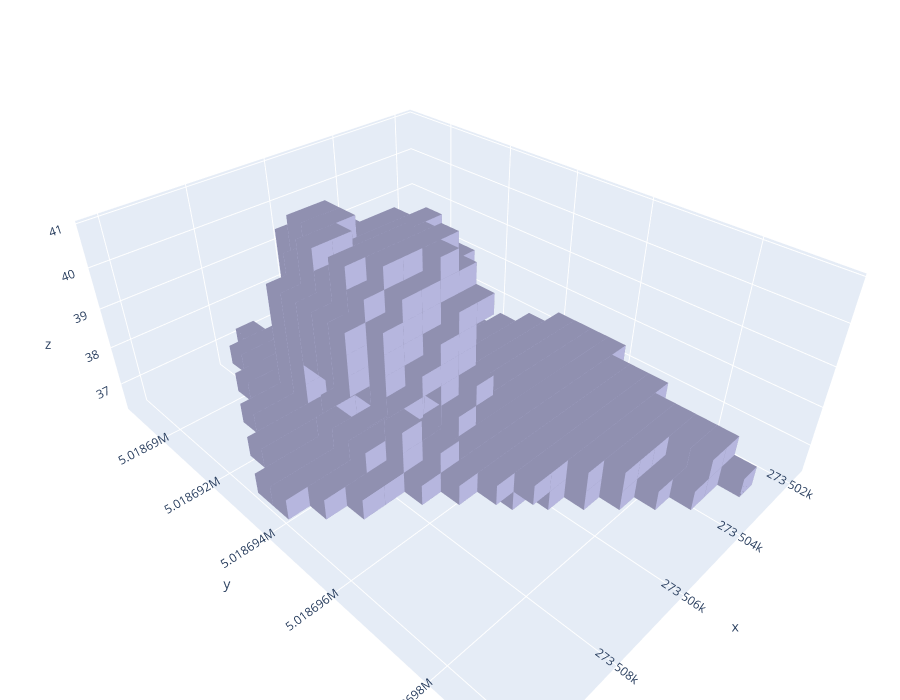

Notebook code for this chart:
### Markdown cell above
Voxmesh even if it's not ideal for volume aprox.

### Code cell
import open3d as o3d
import numpy as np

def voxelgrid_to_cubes(voxel_grid, cube_size):
    voxels = voxel_grid.get_voxels()
    centers = np.array([
        voxel_grid.get_voxel_center_coordinate(v.grid_index)
        for v in voxels
    ])

    cube_list = []

    for v, center in zip(voxels, centers):
        cube = o3d.geometry.TriangleMesh.create_box(width=cube_size,
                                                    height=cube_size,
                                                    depth=cube_size)
        cube.translate(center - np.array([cube_size/2,
                                          cube_size/2,
                                          cube_size/2]))

        #Use voxel if has a color
        if hasattr(v, "color") and v.color is not None:
            cube.paint_uniform_color(v.color)
        else:
            cube.paint_uniform_color([0.6, 0.6, 0.6])

        cube_list.append(cube)

    # Connect all cubes in geometry
    full_mesh = o3d.geometry.TriangleMesh()
    for mesh in cube_list:
        full_mesh += mesh

    full_mesh.compute_vertex_normals()
    return full_mesh


cube_size = 0.5   # minimal voxel distance 
mesh = voxelgrid_to_cubes(voxel_grid, cube_size)

#o3d.visualization.draw(mesh)


def o3d_mesh_to_plotly(mesh, color=(150, 150, 150)):
    # Extract vertices and triangles
    verts = np.asarray(mesh.vertices)
    tris = np.asarray(mesh.triangles)

    # Convert color to RGB (0-255)
    r, g, b = color
    color_str = f"rgb({r},{g},{b})"

    # Create Plotly Mesh3D
    fig = go.Figure(data=[
        go.Mesh3d(
            x=verts[:, 0],
            y=verts[:, 1],
            z=verts[:, 2],
            i=tris[:, 0],
            j=tris[:, 1],
            k=tris[:, 2],
            color=color_str,
            opacity=1.0,
            flatshading=True
        )
    ])

    fig.update_layout(
        scene=dict(aspectmode="data"),
        width=900,
        height=700,
        margin=dict(l=0, r=0, t=0, b=0)
    )

    fig.show()

o3d_mesh_to_plotly(mesh, color=(180, 180, 220))
N = len(voxel_grid.get_voxels())
print(N)
print(vsize)
volume = N * (vsize ** 3)
print("Volume (m³):", volume)

### Figure 1 — Plotly figure (JSON) as saved in the notebook; plotly's stock layout.template omitted (floating-point values rounded to 4 significant figures; data arrays with more than 128 entries replaced by an {"elided": "..."} marker saying what was removed)
{"data": [{"color": "rgb(180,180,220)", "flatshading": true, "i": {"elided": "7248 int values"}, "j": {"elided": "7248 int values"}, "k": {"elided": "7248 int values"}, "opacity": 1, "type": "mesh3d", "x": {"elided": "4832 float values"}, "y": {"elided": "4832 float values"}, "z": {"elided": "4832 float values"}}], "layout": {"height": 700, "margin": {"b": 0, "l": 0, "r": 0, "t": 0}, "scene": {"aspectmode": "data"}, "width": 900}}
